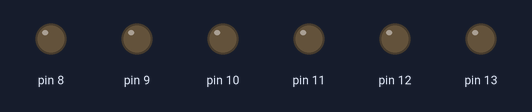
This sketch was run on a simulated Arduino Uno, built with avr-gcc and run on an emulated ATmega328P. Shown: output pins drawn as LEDs (lit = HIGH).

Above: at 0.2 s.
At 1.95 s:
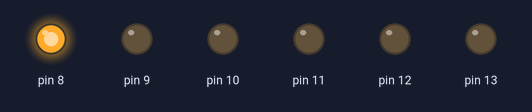
At 2.55 s:
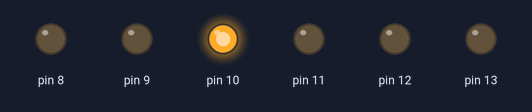
At 3.45 s:
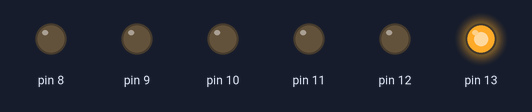
At 5.25 s:
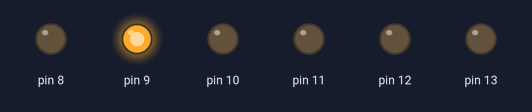
At 7.4 s:
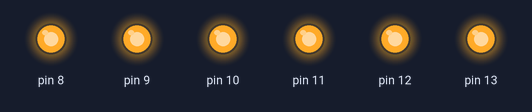
Timing chart, 0 to 8.7 s (numbered marks = the images above):
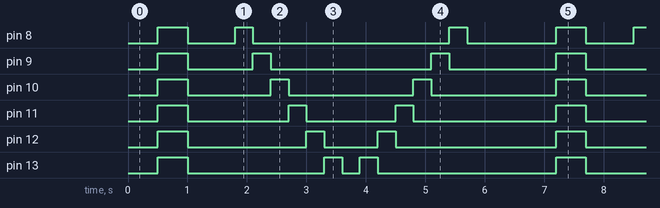

Measured:
- by itself, pin 8: repeats every 6.7 s: LOW 0.80 s, HIGH 0.30 s, LOW 3.3 s, HIGH 0.30 s, LOW 1.5 s, HIGH 0.50 s
- by itself, pin 9: repeats every 6.7 s: LOW 1.1 s, HIGH 0.30 s, LOW 2.7 s, HIGH 0.30 s, LOW 1.8 s, HIGH 0.50 s
- by itself, pin 10: repeats every 6.7 s: LOW 1.4 s, 2 × (HIGH 0.30 s, LOW 2.1 s), HIGH 0.50 s
- by itself, pin 11: repeats every 6.7 s: LOW 1.7 s, HIGH 0.30 s, LOW 1.5 s, HIGH 0.30 s, LOW 2.4 s, HIGH 0.50 s
- by itself, pin 12: repeats every 6.7 s: LOW 2.0 s, HIGH 0.30 s, LOW 0.90 s, HIGH 0.30 s, LOW 2.7 s, HIGH 0.50 s
- by itself, pin 13: repeats every 6.7 s: LOW 2.3 s, HIGH 0.30 s, LOW 0.30 s, HIGH 0.30 s, LOW 3.0 s, HIGH 0.50 s

The sketch:

walkblink.ino
```cpp
unsigned long prevTime = 0;
int animationState = 0;
int direction = 1;
int currentLed = 8;

void setup() {
  for (int i = 8; i <= 13; i++)
    pinMode(i, OUTPUT);
}

void allOff() {
  for (int i = 8; i <= 13; i++)
    digitalWrite(i, LOW);
}

void blink() {
  static bool on = false;
  if (millis() - prevTime >= 500) {
    prevTime = millis();
    on = !on;
    for (int i = 8; i <= 13; i++)
      digitalWrite(i, on);

    if (!on) {
      animationState = 1;
      allOff();
    }
  }
}

void breakSec() {
  if (millis() - prevTime >= 500) {
    prevTime = millis();
    animationState = 2;
    allOff();
  }
}

void move() {
  byte pattern = 0b000001;
  bool toRight = true;
  bool endAn = false;

  while(!endAn){
    if (millis() - prevTime >= 300) {
      prevTime = millis();

      for (int i = 0; i < 6; i++) {
        digitalWrite(8 + i, (pattern >> i) & 1);
      }

      if (toRight){
        if (pattern == 0b100000) toRight = false;
        pattern <<= 1;
      }
      else{
        if (pattern == 0b000000) endAn = true;
        pattern >>= 1;
      }
    }
  }
  allOff();
  animationState = 3;
}


void loop() {
  switch(animationState) {
    case 0: blink(); break;
    case 1: breakSec(); break;
    case 2: move(); break;
    case 3:
      if (millis() - prevTime >= 1000) {
        prevTime = millis();
        animationState = 0;
      }
      break;
  }
}
```
